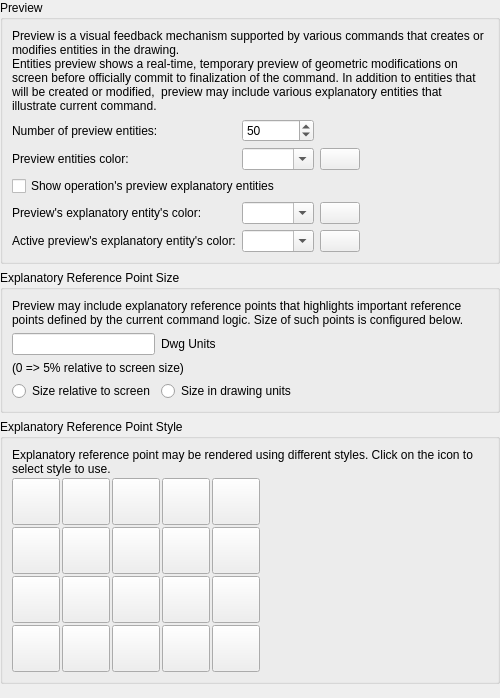
<?xml version="1.0" encoding="UTF-8"?>
<ui version="4.0">
 <class>LC_SettingsPagePreviewOptions</class>
 <widget class="QWidget" name="LC_SettingsPagePreviewOptions">
  <property name="geometry">
   <rect>
    <x>0</x>
    <y>0</y>
    <width>500</width>
    <height>698</height>
   </rect>
  </property>
  <layout class="QGridLayout" name="gridLayout_main">
   <property name="leftMargin">
    <number>0</number>
   </property>
   <property name="topMargin">
    <number>0</number>
   </property>
   <property name="rightMargin">
    <number>0</number>
   </property>
   <property name="bottomMargin">
    <number>0</number>
   </property>
   <item row="0" column="0">
    <widget class="QGroupBox" name="gbPreview">
     <property name="title">
      <string>Preview</string>
     </property>
     <layout class="QGridLayout" name="gridLayout_pr">
      <item row="7" column="2">
       <widget class="LC_ColorButton" name="pb_previewRefHighlightColor">
        <property name="toolTip">
         <string>Active Explanatory Entity

Click to select color.</string>
        </property>
       </widget>
      </item>
      <item row="7" column="1">
       <widget class="LC_ContentAdjustableComboBox" name="cbPreviewRefHighlightColor">
        <property name="toolTip">
         <string>Active Explanatory Entity Color

Color of explanatory entity that is currently active according to the command state. </string>
        </property>
        <property name="editable">
         <bool>true</bool>
        </property>
       </widget>
      </item>
      <item row="6" column="3">
       <spacer name="horizontalSpacer">
        <property name="orientation">
         <enum>Qt::Orientation::Horizontal</enum>
        </property>
        <property name="sizeHint" stdset="0">
         <size>
          <width>0</width>
          <height>20</height>
         </size>
        </property>
       </spacer>
      </item>
      <item row="2" column="0">
       <widget class="QLabel" name="lMaxPreview">
        <property name="text">
         <string>Number of preview entities:</string>
        </property>
        <property name="buddy">
         <cstring>sbMaxPreview</cstring>
        </property>
       </widget>
      </item>
      <item row="6" column="1">
       <widget class="LC_ContentAdjustableComboBox" name="cbPreviewRefColor">
        <property name="toolTip">
         <string>Explanatory Entities Color

Color for preview explanatory entities. These entities are not created, yet explains current command logic.</string>
        </property>
        <property name="editable">
         <bool>true</bool>
        </property>
       </widget>
      </item>
      <item row="6" column="2">
       <widget class="LC_ColorButton" name="pb_previewRefColor">
        <property name="toolTip">
         <string>Explanatory Entities

Click to select color.</string>
        </property>
       </widget>
      </item>
      <item row="6" column="0">
       <widget class="QLabel" name="lbPreviewRefColor">
        <property name="text">
         <string>Preview's explanatory entity's color:</string>
        </property>
        <property name="buddy">
         <cstring>cbPreviewRefColor</cstring>
        </property>
       </widget>
      </item>
      <item row="1" column="0" colspan="4">
       <widget class="QLabel" name="label">
        <property name="text">
         <string>Preview is a visual feedback mechanism supported by various commands that creates or modifies entities in the drawing. 
Entities preview shows a real-time, temporary preview of geometric modifications on  screen before officially commit to finalization of the command. In addition to entities that will be created or modified,  preview may include various explanatory entities that illustrate current command.</string>
        </property>
        <property name="wordWrap">
         <bool>true</bool>
        </property>
       </widget>
      </item>
      <item row="7" column="0">
       <widget class="QLabel" name="lbPreviewRefHighlightColor">
        <property name="text">
         <string>Active preview's explanatory entity's color:</string>
        </property>
        <property name="buddy">
         <cstring>cbPreviewRefHighlightColor</cstring>
        </property>
       </widget>
      </item>
      <item row="4" column="0" colspan="2">
       <widget class="QCheckBox" name="cbDisplayRefPoints">
        <property name="sizePolicy">
         <sizepolicy hsizetype="Preferred" vsizetype="Preferred">
          <horstretch>0</horstretch>
          <verstretch>0</verstretch>
         </sizepolicy>
        </property>
        <property name="toolTip">
         <string>Explanatory Entities Visibility

Show additional operation's preview explanatory entities that explains the logic of entities creation or modification.</string>
        </property>
        <property name="text">
         <string>Show operation's preview explanatory entities </string>
        </property>
       </widget>
      </item>
      <item row="3" column="0">
       <widget class="QLabel" name="label_2">
        <property name="text">
         <string>Preview entities color:</string>
        </property>
        <property name="buddy">
         <cstring>cbPreviewEntitiesColor</cstring>
        </property>
       </widget>
      </item>
      <item row="3" column="1">
       <widget class="LC_ContentAdjustableComboBox" name="cbPreviewEntitiesColor">
        <property name="toolTip">
         <string>Entities Preview Color

Color for entities preview</string>
        </property>
        <property name="editable">
         <bool>true</bool>
        </property>
       </widget>
      </item>
      <item row="3" column="2">
       <widget class="LC_ColorButton" name="pb_previewEntitiesColor">
        <property name="toolTip">
         <string>Entities Preview

Click to select color.</string>
        </property>
       </widget>
      </item>
      <item row="2" column="1">
       <widget class="QSpinBox" name="sbMaxPreview">
        <property name="toolTip">
         <string>Preview Limiting

If more entities in preview than specified, rect will be drawn instead of entities.</string>
        </property>
        <property name="specialValueText">
         <string>Show All</string>
        </property>
        <property name="minimum">
         <number>0</number>
        </property>
        <property name="maximum">
         <number>1000</number>
        </property>
        <property name="value">
         <number>50</number>
        </property>
       </widget>
      </item>
     </layout>
    </widget>
   </item>
   <item row="1" column="0">
    <widget class="QGroupBox" name="gbPointSize">
     <property name="title">
      <string>Explanatory Reference Point Size</string>
     </property>
     <layout class="QGridLayout" name="gridLayout_sz">
      <item row="4" column="1">
       <widget class="QRadioButton" name="rbAbsSize">
        <property name="text">
         <string>Size in drawing units</string>
        </property>
       </widget>
      </item>
      <item row="1" column="1">
       <widget class="QLabel" name="lPtSzUnits">
        <property name="text">
         <string>Dwg Units</string>
        </property>
        <property name="textFormat">
         <enum>Qt::TextFormat::PlainText</enum>
        </property>
       </widget>
      </item>
      <item row="4" column="0">
       <widget class="QRadioButton" name="rbRelSize">
        <property name="text">
         <string>Size relative to screen</string>
        </property>
       </widget>
      </item>
      <item row="4" column="2">
       <spacer name="horizontalSpacer_2">
        <property name="orientation">
         <enum>Qt::Orientation::Horizontal</enum>
        </property>
        <property name="sizeHint" stdset="0">
         <size>
          <width>0</width>
          <height>0</height>
         </size>
        </property>
       </spacer>
      </item>
      <item row="1" column="0">
       <widget class="QLineEdit" name="lePointSize">
        <property name="sizePolicy">
         <sizepolicy hsizetype="Fixed" vsizetype="Fixed">
          <horstretch>0</horstretch>
          <verstretch>0</verstretch>
         </sizepolicy>
        </property>
        <property name="maximumSize">
         <size>
          <width>150</width>
          <height>16777215</height>
         </size>
        </property>
        <property name="toolTip">
         <string>Size of reference points</string>
        </property>
       </widget>
      </item>
      <item row="0" column="0" colspan="3">
       <widget class="QLabel" name="label_3">
        <property name="text">
         <string>Preview may include explanatory reference points that highlights important reference points defined by the current command logic. Size of such points is configured below.</string>
        </property>
        <property name="wordWrap">
         <bool>true</bool>
        </property>
       </widget>
      </item>
      <item row="3" column="0" colspan="2">
       <widget class="QLabel" name="label_11">
        <property name="text">
         <string>(0 =&gt; 5% relative to screen size)</string>
        </property>
       </widget>
      </item>
     </layout>
    </widget>
   </item>
   <item row="2" column="0">
    <widget class="QGroupBox" name="gbPointStyle">
     <property name="title">
      <string>Explanatory Reference Point Style</string>
     </property>
     <layout class="QGridLayout" name="gridLayout_st">
      <property name="spacing">
       <number>2</number>
      </property>
      <item row="1" column="2">
       <widget class="QToolButton" name="bPlus">
        <property name="minimumSize">
         <size>
          <width>30</width>
          <height>30</height>
         </size>
        </property>
        <property name="icon">
         <iconset>
          <normaloff>:/icons/point_plus.lci</normaloff>:/icons/point_plus.lci</iconset>
        </property>
        <property name="iconSize">
         <size>
          <width>40</width>
          <height>40</height>
         </size>
        </property>
        <property name="checkable">
         <bool>true</bool>
        </property>
        <property name="autoExclusive">
         <bool>true</bool>
        </property>
       </widget>
      </item>
      <item row="2" column="0">
       <widget class="QToolButton" name="bDotCircle">
        <property name="minimumSize">
         <size>
          <width>30</width>
          <height>30</height>
         </size>
        </property>
        <property name="icon">
         <iconset>
          <normaloff>:/icons/point_dot_circle.lci</normaloff>:/icons/point_dot_circle.lci</iconset>
        </property>
        <property name="iconSize">
         <size>
          <width>40</width>
          <height>40</height>
         </size>
        </property>
        <property name="checkable">
         <bool>true</bool>
        </property>
        <property name="autoExclusive">
         <bool>true</bool>
        </property>
       </widget>
      </item>
      <item row="4" column="1">
       <widget class="QToolButton" name="bBlankCircleSquare">
        <property name="minimumSize">
         <size>
          <width>30</width>
          <height>30</height>
         </size>
        </property>
        <property name="icon">
         <iconset>
          <normaloff>:/icons/point_blank_circle_square.lci</normaloff>:/icons/point_blank_circle_square.lci</iconset>
        </property>
        <property name="iconSize">
         <size>
          <width>40</width>
          <height>40</height>
         </size>
        </property>
        <property name="checkable">
         <bool>true</bool>
        </property>
        <property name="autoExclusive">
         <bool>true</bool>
        </property>
       </widget>
      </item>
      <item row="1" column="4">
       <widget class="QToolButton" name="bTick">
        <property name="minimumSize">
         <size>
          <width>30</width>
          <height>30</height>
         </size>
        </property>
        <property name="icon">
         <iconset>
          <normaloff>:/icons/point_tick.lci</normaloff>:/icons/point_tick.lci</iconset>
        </property>
        <property name="iconSize">
         <size>
          <width>40</width>
          <height>40</height>
         </size>
        </property>
        <property name="checkable">
         <bool>true</bool>
        </property>
        <property name="autoExclusive">
         <bool>true</bool>
        </property>
       </widget>
      </item>
      <item row="4" column="3">
       <widget class="QToolButton" name="bCrossCircleSquare">
        <property name="minimumSize">
         <size>
          <width>30</width>
          <height>30</height>
         </size>
        </property>
        <property name="icon">
         <iconset>
          <normaloff>:/icons/point_cross_circle_square.lci</normaloff>:/icons/point_cross_circle_square.lci</iconset>
        </property>
        <property name="iconSize">
         <size>
          <width>40</width>
          <height>40</height>
         </size>
        </property>
        <property name="checkable">
         <bool>true</bool>
        </property>
        <property name="autoExclusive">
         <bool>true</bool>
        </property>
       </widget>
      </item>
      <item row="4" column="0">
       <widget class="QToolButton" name="bDotCircleSquare">
        <property name="minimumSize">
         <size>
          <width>30</width>
          <height>30</height>
         </size>
        </property>
        <property name="icon">
         <iconset>
          <normaloff>:/icons/point_dot_circle_square.lci</normaloff>:/icons/point_dot_circle_square.lci</iconset>
        </property>
        <property name="iconSize">
         <size>
          <width>40</width>
          <height>40</height>
         </size>
        </property>
        <property name="checkable">
         <bool>true</bool>
        </property>
        <property name="autoExclusive">
         <bool>true</bool>
        </property>
       </widget>
      </item>
      <item row="3" column="4">
       <widget class="QToolButton" name="bTickSquare">
        <property name="minimumSize">
         <size>
          <width>30</width>
          <height>30</height>
         </size>
        </property>
        <property name="icon">
         <iconset>
          <normaloff>:/icons/point_tick_square.lci</normaloff>:/icons/point_tick_square.lci</iconset>
        </property>
        <property name="iconSize">
         <size>
          <width>40</width>
          <height>40</height>
         </size>
        </property>
        <property name="checkable">
         <bool>true</bool>
        </property>
        <property name="autoExclusive">
         <bool>true</bool>
        </property>
       </widget>
      </item>
      <item row="1" column="3">
       <widget class="QToolButton" name="bCross">
        <property name="minimumSize">
         <size>
          <width>30</width>
          <height>30</height>
         </size>
        </property>
        <property name="icon">
         <iconset>
          <normaloff>:/icons/point_cross.lci</normaloff>:/icons/point_cross.lci</iconset>
        </property>
        <property name="iconSize">
         <size>
          <width>40</width>
          <height>40</height>
         </size>
        </property>
        <property name="checkable">
         <bool>true</bool>
        </property>
        <property name="autoExclusive">
         <bool>true</bool>
        </property>
       </widget>
      </item>
      <item row="2" column="5">
       <spacer name="horizontalSpacer">
        <property name="orientation">
         <enum>Qt::Orientation::Horizontal</enum>
        </property>
        <property name="sizeHint" stdset="0">
         <size>
          <width>0</width>
          <height>20</height>
         </size>
        </property>
       </spacer>
      </item>
      <item row="1" column="0">
       <widget class="QToolButton" name="bDot">
        <property name="minimumSize">
         <size>
          <width>30</width>
          <height>30</height>
         </size>
        </property>
        <property name="icon">
         <iconset>
          <normaloff>:/icons/point_dot.lci</normaloff>:/icons/point_dot.lci</iconset>
        </property>
        <property name="iconSize">
         <size>
          <width>40</width>
          <height>40</height>
         </size>
        </property>
        <property name="checkable">
         <bool>true</bool>
        </property>
        <property name="autoExclusive">
         <bool>true</bool>
        </property>
       </widget>
      </item>
      <item row="3" column="3">
       <widget class="QToolButton" name="bCrossSquare">
        <property name="minimumSize">
         <size>
          <width>30</width>
          <height>30</height>
         </size>
        </property>
        <property name="icon">
         <iconset>
          <normaloff>:/icons/point_cross_square.lci</normaloff>:/icons/point_cross_square.lci</iconset>
        </property>
        <property name="iconSize">
         <size>
          <width>40</width>
          <height>40</height>
         </size>
        </property>
        <property name="checkable">
         <bool>true</bool>
        </property>
        <property name="autoExclusive">
         <bool>true</bool>
        </property>
       </widget>
      </item>
      <item row="2" column="4">
       <widget class="QToolButton" name="bTickCircle">
        <property name="minimumSize">
         <size>
          <width>30</width>
          <height>30</height>
         </size>
        </property>
        <property name="icon">
         <iconset>
          <normaloff>:/icons/point_tick_circle.lci</normaloff>:/icons/point_tick_circle.lci</iconset>
        </property>
        <property name="iconSize">
         <size>
          <width>40</width>
          <height>40</height>
         </size>
        </property>
        <property name="checkable">
         <bool>true</bool>
        </property>
        <property name="autoExclusive">
         <bool>true</bool>
        </property>
       </widget>
      </item>
      <item row="3" column="0">
       <widget class="QToolButton" name="bDotSquare">
        <property name="minimumSize">
         <size>
          <width>30</width>
          <height>30</height>
         </size>
        </property>
        <property name="icon">
         <iconset>
          <normaloff>:/icons/point_dot_square.lci</normaloff>:/icons/point_dot_square.lci</iconset>
        </property>
        <property name="iconSize">
         <size>
          <width>40</width>
          <height>40</height>
         </size>
        </property>
        <property name="checkable">
         <bool>true</bool>
        </property>
        <property name="autoExclusive">
         <bool>true</bool>
        </property>
       </widget>
      </item>
      <item row="3" column="2">
       <widget class="QToolButton" name="bPlusSquare">
        <property name="minimumSize">
         <size>
          <width>30</width>
          <height>30</height>
         </size>
        </property>
        <property name="icon">
         <iconset>
          <normaloff>:/icons/point_plus_square.lci</normaloff>:/icons/point_plus_square.lci</iconset>
        </property>
        <property name="iconSize">
         <size>
          <width>40</width>
          <height>40</height>
         </size>
        </property>
        <property name="checkable">
         <bool>true</bool>
        </property>
        <property name="autoExclusive">
         <bool>true</bool>
        </property>
       </widget>
      </item>
      <item row="4" column="4">
       <widget class="QToolButton" name="bTickCircleSquare">
        <property name="minimumSize">
         <size>
          <width>30</width>
          <height>30</height>
         </size>
        </property>
        <property name="icon">
         <iconset>
          <normaloff>:/icons/point_tick_circle_square.lci</normaloff>:/icons/point_tick_circle_square.lci</iconset>
        </property>
        <property name="iconSize">
         <size>
          <width>40</width>
          <height>40</height>
         </size>
        </property>
        <property name="checkable">
         <bool>true</bool>
        </property>
        <property name="autoExclusive">
         <bool>true</bool>
        </property>
       </widget>
      </item>
      <item row="2" column="1">
       <widget class="QToolButton" name="bBlankCircle">
        <property name="minimumSize">
         <size>
          <width>30</width>
          <height>30</height>
         </size>
        </property>
        <property name="icon">
         <iconset>
          <normaloff>:/icons/point_blank_circle.lci</normaloff>:/icons/point_blank_circle.lci</iconset>
        </property>
        <property name="iconSize">
         <size>
          <width>40</width>
          <height>40</height>
         </size>
        </property>
        <property name="checkable">
         <bool>true</bool>
        </property>
        <property name="autoExclusive">
         <bool>true</bool>
        </property>
       </widget>
      </item>
      <item row="5" column="2">
       <spacer name="verticalSpacer">
        <property name="orientation">
         <enum>Qt::Orientation::Vertical</enum>
        </property>
        <property name="sizeHint" stdset="0">
         <size>
          <width>20</width>
          <height>0</height>
         </size>
        </property>
       </spacer>
      </item>
      <item row="4" column="2">
       <widget class="QToolButton" name="bPlusCircleSquare">
        <property name="minimumSize">
         <size>
          <width>30</width>
          <height>30</height>
         </size>
        </property>
        <property name="icon">
         <iconset>
          <normaloff>:/icons/point_plus_circle_square.lci</normaloff>:/icons/point_plus_circle_square.lci</iconset>
        </property>
        <property name="iconSize">
         <size>
          <width>40</width>
          <height>40</height>
         </size>
        </property>
        <property name="checkable">
         <bool>true</bool>
        </property>
        <property name="autoExclusive">
         <bool>true</bool>
        </property>
       </widget>
      </item>
      <item row="2" column="2">
       <widget class="QToolButton" name="bPlusCircle">
        <property name="minimumSize">
         <size>
          <width>30</width>
          <height>30</height>
         </size>
        </property>
        <property name="icon">
         <iconset>
          <normaloff>:/icons/point_plus_circle.lci</normaloff>:/icons/point_plus_circle.lci</iconset>
        </property>
        <property name="iconSize">
         <size>
          <width>40</width>
          <height>40</height>
         </size>
        </property>
        <property name="checkable">
         <bool>true</bool>
        </property>
        <property name="autoExclusive">
         <bool>true</bool>
        </property>
       </widget>
      </item>
      <item row="2" column="3">
       <widget class="QToolButton" name="bCrossCircle">
        <property name="minimumSize">
         <size>
          <width>30</width>
          <height>30</height>
         </size>
        </property>
        <property name="icon">
         <iconset>
          <normaloff>:/icons/point_cross_circle.lci</normaloff>:/icons/point_cross_circle.lci</iconset>
        </property>
        <property name="iconSize">
         <size>
          <width>40</width>
          <height>40</height>
         </size>
        </property>
        <property name="checkable">
         <bool>true</bool>
        </property>
        <property name="autoExclusive">
         <bool>true</bool>
        </property>
       </widget>
      </item>
      <item row="1" column="1">
       <widget class="QToolButton" name="bBlank">
        <property name="minimumSize">
         <size>
          <width>30</width>
          <height>30</height>
         </size>
        </property>
        <property name="icon">
         <iconset>
          <normaloff>:/icons/point_blank.lci</normaloff>:/icons/point_blank.lci</iconset>
        </property>
        <property name="iconSize">
         <size>
          <width>40</width>
          <height>40</height>
         </size>
        </property>
        <property name="checkable">
         <bool>true</bool>
        </property>
        <property name="autoExclusive">
         <bool>true</bool>
        </property>
       </widget>
      </item>
      <item row="3" column="1">
       <widget class="QToolButton" name="bBlankSquare">
        <property name="minimumSize">
         <size>
          <width>30</width>
          <height>30</height>
         </size>
        </property>
        <property name="icon">
         <iconset>
          <normaloff>:/icons/point_blank_square.lci</normaloff>:/icons/point_blank_square.lci</iconset>
        </property>
        <property name="iconSize">
         <size>
          <width>40</width>
          <height>40</height>
         </size>
        </property>
        <property name="checkable">
         <bool>true</bool>
        </property>
        <property name="autoExclusive">
         <bool>true</bool>
        </property>
       </widget>
      </item>
      <item row="0" column="0" colspan="6">
       <widget class="QLabel" name="label_4">
        <property name="text">
         <string>Explanatory reference point may be rendered using different styles. Click on the icon to select style to use.</string>
        </property>
        <property name="wordWrap">
         <bool>true</bool>
        </property>
       </widget>
      </item>
     </layout>
    </widget>
   </item>
   <item row="8" column="0">
    <spacer name="verticalSpacer">
     <property name="orientation">
      <enum>Qt::Orientation::Vertical</enum>
     </property>
     <property name="sizeHint" stdset="0">
      <size>
       <width>0</width>
       <height>0</height>
      </size>
     </property>
    </spacer>
   </item>
  </layout>
 </widget>
 <customwidgets>
  <customwidget>
   <class>LC_ColorButton</class>
   <extends>QPushButton</extends>
   <header>lc_color_button.h</header>
  </customwidget>
         <customwidget>
             <class>LC_ContentAdjustableComboBox</class>
             <extends>QComboBox</extends>
             <header location="global">lc_content_adjustable_combo_box.h</header>
         </customwidget>
 </customwidgets>
 <resources/>
 <connections/>
</ui>
